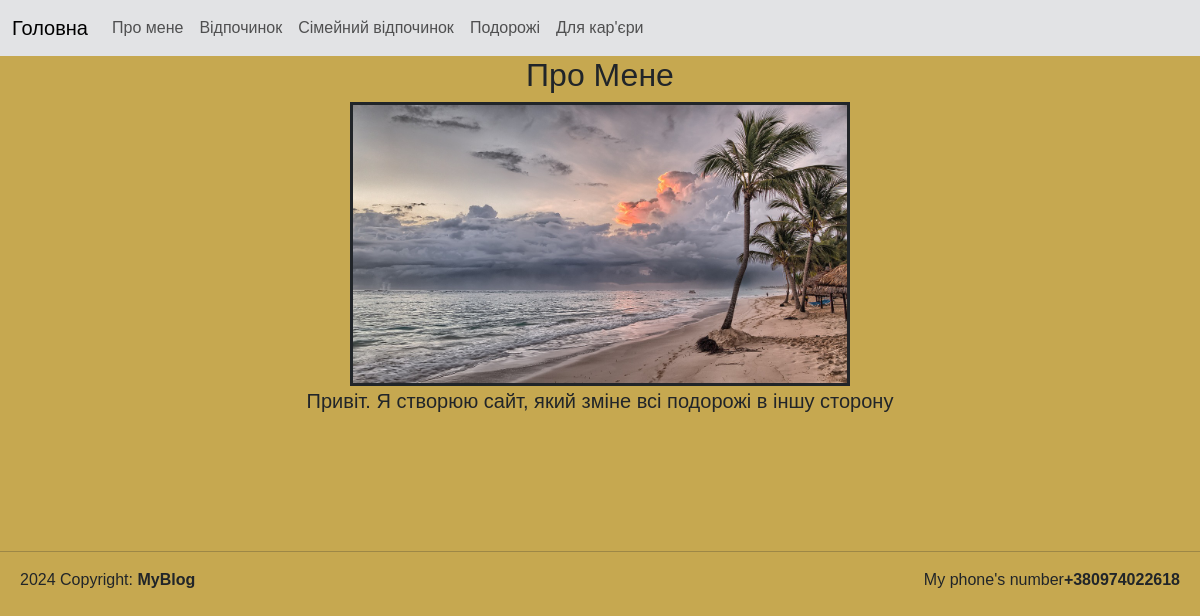
The app's page /about, older data.
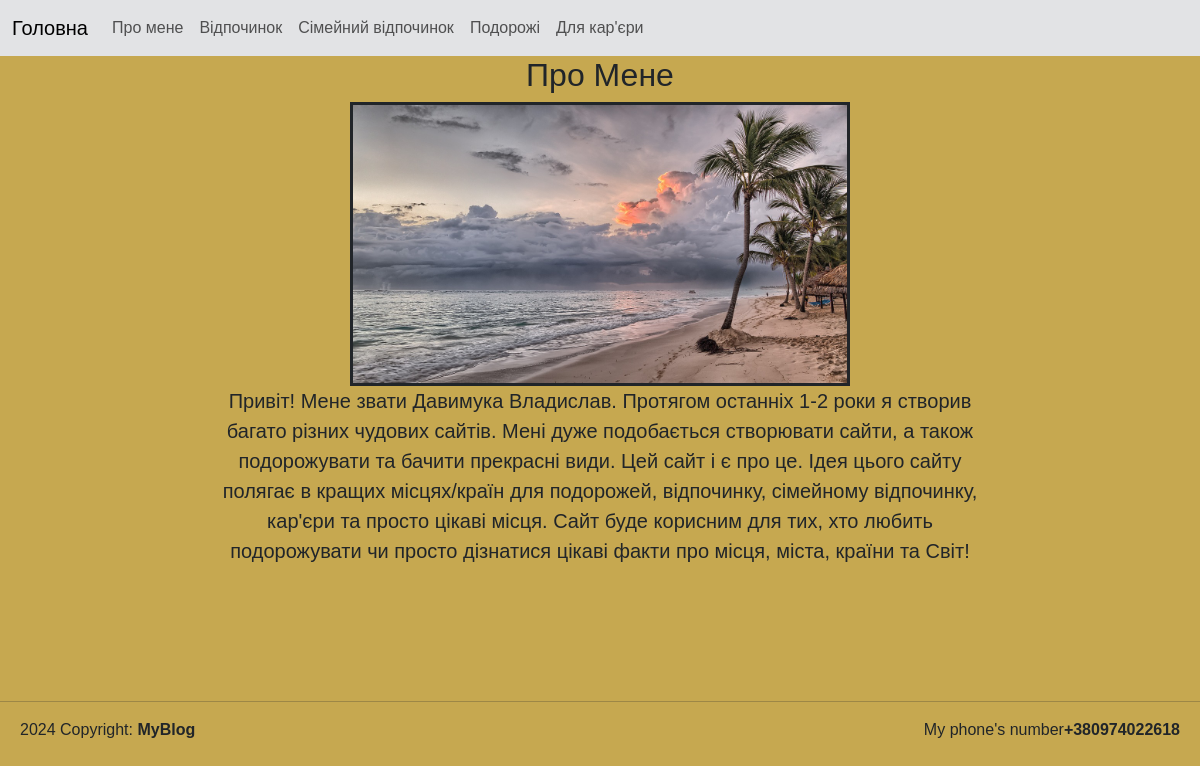
The same page, newer data.
### tables this page shows
CREATE TABLE user (
	user_id INTEGER PRIMARY KEY AUTOINCREMENT,
	name TEXT,
	image TEXT,
	login TEXT,
	password TEXT,
	description_short TEXT,
	description TEXT 
);

### main.py (the view)
@app.route('/about')
def about():
    user = db.getUser()
    print(user)
    return render_template('about.html', user=user)

### db_scripts.py (called while the page is built)
def open():
    global connection, cursor
    connection = sqlite3.connect(db_name)
    cursor = connection.cursor()

def close():
    cursor.close()
    connection.close()

def getUser():
    open()
    cursor.execute('''SELECT * From user''')
    user = cursor.fetchone()
    close()
    return user

### templates/about.html
{% extends "index.html" %}
{% block content %}
<div class="content">
    <h2>Про Мене</h2>
    <img class="imgabout" src="/static/{{user[2]}}" alt="Photo isn't defaeted" width="500px" hight="500px">
    <div class="cont-2">
        <p class="talking">
            {{user[6]}}
        </p>
    </div>
</div>
{% endblock %}

Row changes from the older to the newer data that the page shows:
changed user: description "Привіт. Я створюю сайт, який зміне всі подорожі в іншу сторону" → "Привіт! Мене звати Давимука Владислав. Протягом останніх 1-2 роки я створив багато різних чудових сайтів. Мені дуже подобається створювати сайти, а також подорожувати та бачити прекрасні види. Цей сайт і є про це. Ідея цього сайту полягає в кращих місцях/країн для подорожей, відпочинку, сімейному відпочинку, кар'єри та просто цікаві місця. Сайт буде корисним для тих, хто любить подорожувати чи просто дізнатися цікаві факти про місця, міста, країни та Світ!"
